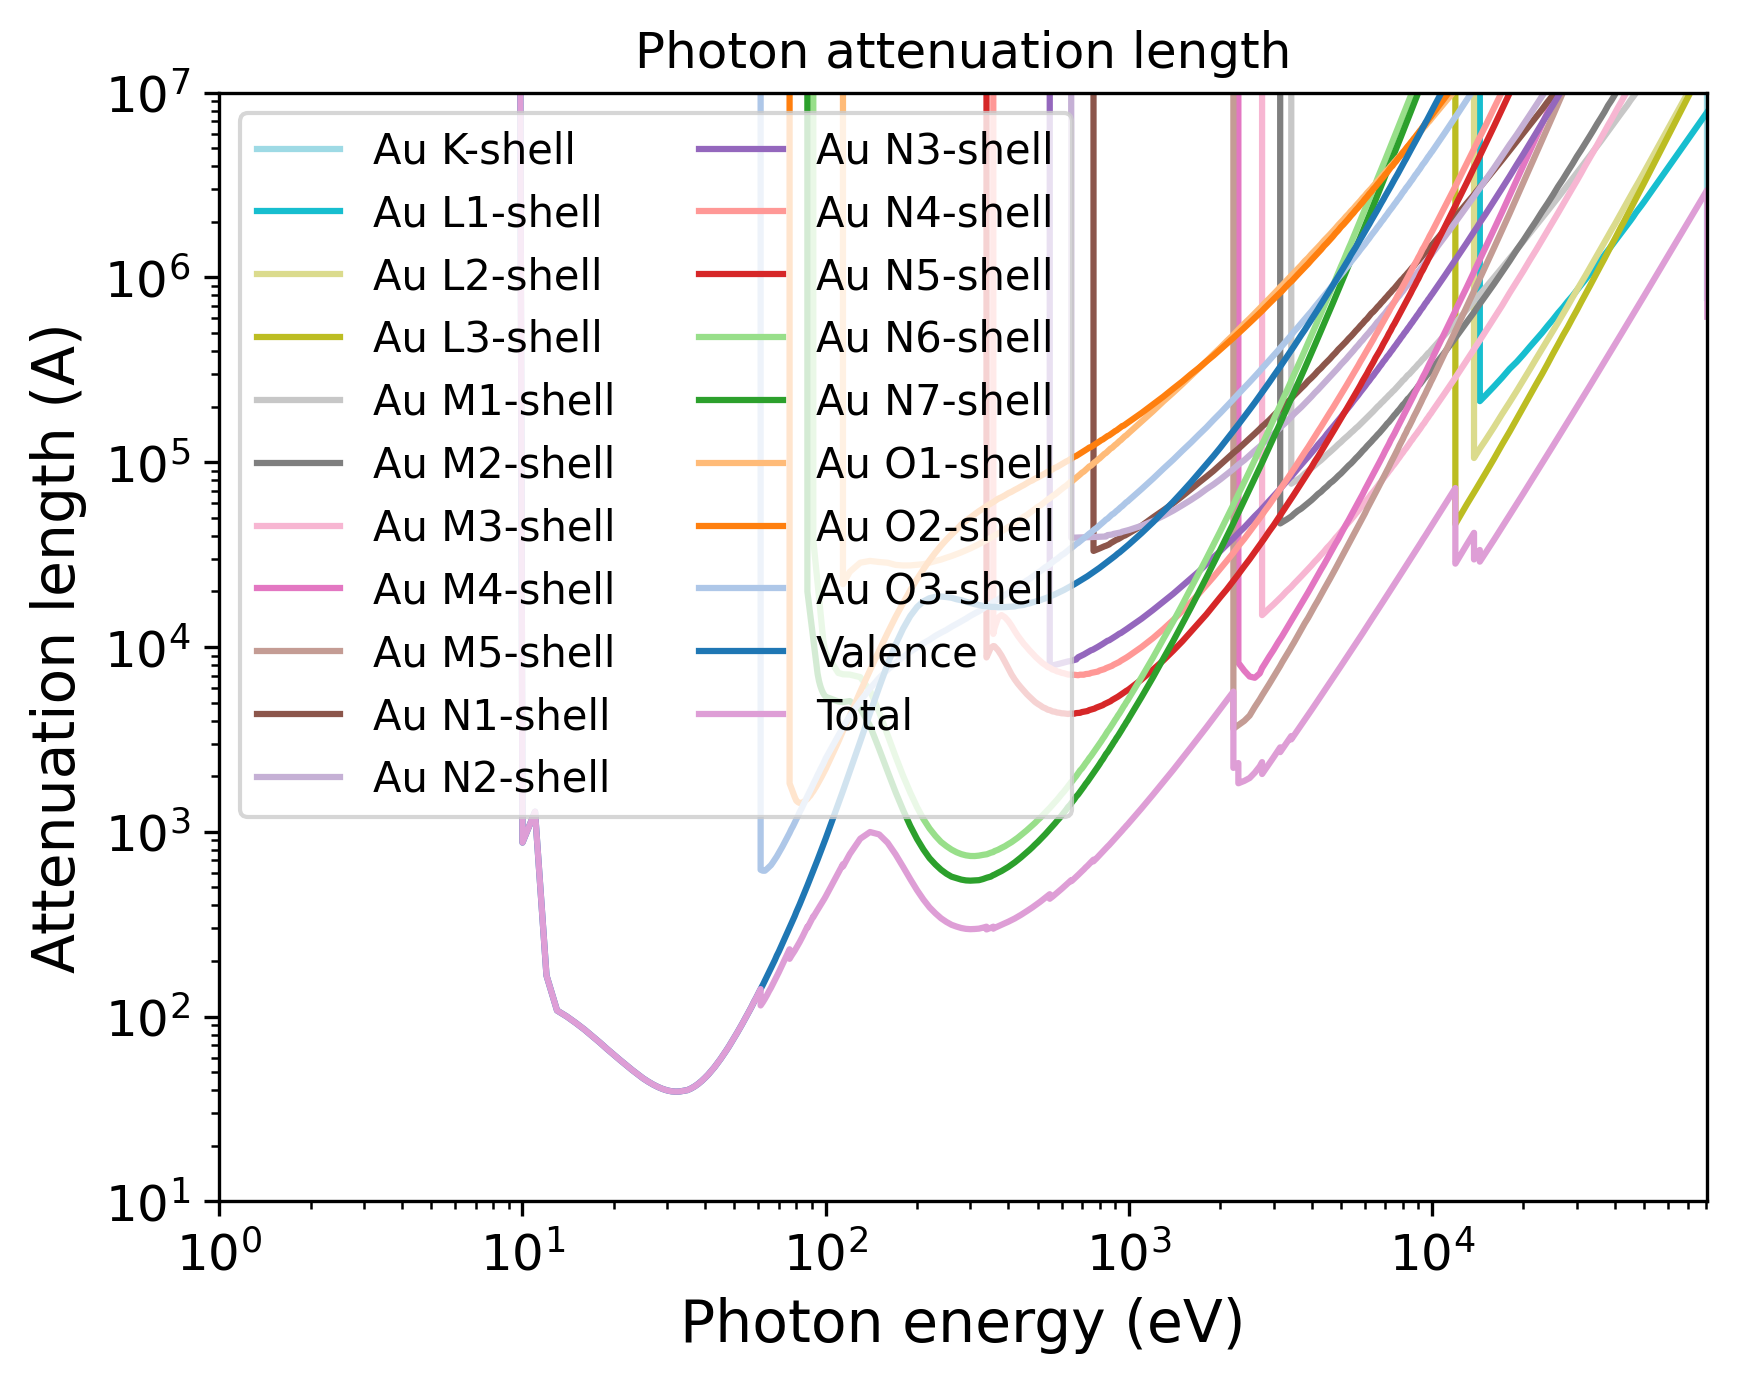

Source code (Python):
import pandas as pd
import numpy as np
import matplotlib.pyplot as plt
import matplotlib.cm as cm
# Set the format:
plt.xlabel("Photon energy (eV)", fontsize=14)
plt.ylabel("Attenuation length (A)", fontsize=14)
plt.xticks(fontsize=12)
plt.yticks(fontsize=12)
plt.grid(False)
# Set the axes:
# Read the output file:
df = pd.read_csv(r"OUTPUT_Gold_Photon_IMFP.dat", sep=r'\s+', header=None, comment="#", skipinitialspace=True)
plt.xscale("log")
plt.yscale("log")
# Prepare the plot:
columns_to_plot = [ 1, 2, 3, 4, 5, 6, 7, 8, 9, 10, 11, 12, 13, 14, 15, 16, 17, 18, 19, 20, 21]
labels = [ "Au K-shell", "Au L1-shell", "Au L2-shell", "Au L3-shell", "Au M1-shell", "Au M2-shell", "Au M3-shell", "Au M4-shell", "Au M5-shell", "Au N1-shell", "Au N2-shell", "Au N3-shell", "Au N4-shell", "Au N5-shell", "Au N6-shell", "Au N7-shell", "Au O1-shell", "Au O2-shell", "Au O3-shell", "Valence", "Total"]
# Create N distinct colors from a colormap
N = len(columns_to_plot)
colors = np.vstack([plt.cm.tab20(np.linspace(1, 0, 20)), plt.cm.tab20b(np.linspace(1, 0, 20))])
# Set line styles:
linestyles = [ "-", "-", "-", "-", "-", "-", "-", "-", "-", "-", "-", "-", "-", "-", "-", "-", "-", "-", "-", "-", "-"]
for i, col in enumerate(columns_to_plot):
    color = colors[i % len(colors)]
    ls    = linestyles[i % len(linestyles)]
    label = labels[i % len(labels)]
    plt.plot(df.iloc[:, 0], df.iloc[:, col],
    color=color,
    label=label,
    linestyle=ls)
plt.xlim(1.00000000,80729.00100000)
plt.ylim(10.00000000,10000000.00000000)
plt.title("Photon attenuation length")
plt.legend(loc="best", fontsize=10, ncol=2)
# Save the plot in this format:
plt.savefig("OUTPUT_MFP_photon.png", dpi=300, bbox_inches="tight")
